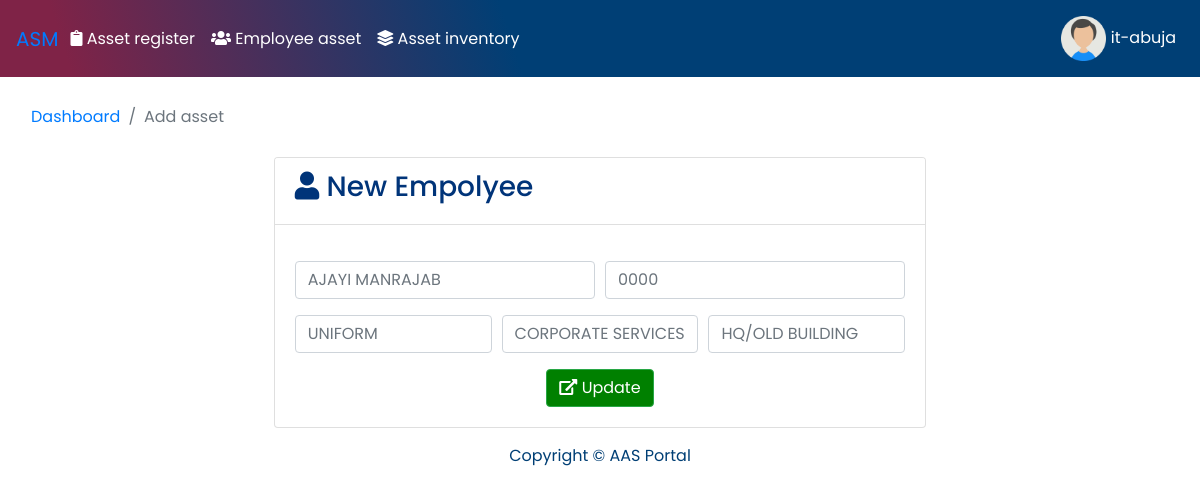
/update.php?edit=0000 (signed in), run on the app's committed database.
### tables this page shows
CREATE TABLE IF NOT EXISTS `employees` (
  `employee_id` varchar(200) NOT NULL,
  `user` varchar(100) NOT NULL,
  `department` varchar(100) NOT NULL,
  `office` varchar(100) NOT NULL,
  `unit` varchar(100) NOT NULL,
  `extension` varchar(100) NOT NULL,
  `has_edit` int(20) NOT NULL,
  `status` int(20) NOT NULL,
  `location_id` int(11) NOT NULL,
  PRIMARY KEY (`employee_id`)
);

### update.php (the view, shortened to what this page needs)
<?php
 include ('includes/db_config.php');
if (isset($_GET['edit'])) {
    $edit=$_GET['edit'];
    $sql="SELECT * FROM employees WHERE employee_id='".$edit."'";
    $stmt=$conn->query($sql);
    $stmt->execute();
    $result=$stmt->Fetch();
    }
?>
<!DOCTYPE html>
<html lang="en">
<head>
  <link href="vendor/fontawesome-free/css/all.min.css" rel="stylesheet" type="text/css">
  <link href="vendor/datatables/dataTables.bootstrap4.css" rel="stylesheet">
  <link href="vendor/datatables/buttons.bootstrap4.css" rel="stylesheet">
  <link href="css/sb-admin.css" rel="stylesheet">
</head>
<body id="page-top">
<?php
include_once "nav.php";
?>
  <div id="wrapper">
    <div id="content-wrapper">
      <div class="container-fluid">
        <ol class="breadcrumb bg-white">
          <li class="breadcrumb-item">
            <a href="index.php">Dashboard</a>
          </li>
          <li class="breadcrumb-item active">Add asset</li>
        </ol>
       <div class="col-lg-7 mx-auto mb-3">
     <div class="card ">
    <div class="card-header"style="background-color:#ffff;">
     <h3 style="color:#003479;"><i class="fas fa-user    "></i> New Empolyee</h3>
    </div>
     <div class="card-body card-block">
     <form  method="post"  class="form-horizontal"  enctype="multipart/form-data">
  <div class="form-row mt-3 ">
    <div class="col">
    <input type="text" id="text-input" name="fname" placeholder="<?php echo $result['user']?>" class="form-control" required>
    </div>
    <div class="col">
    <input type="text" id="text-input" name="ara" placeholder="<?php echo $result['employee_id']?>" class="form-control" required>
    </div>
  </div>
  <div class="form-row mt-3">
    <div class="col">
    <input type="text" id="text-input" name="office" placeholder="<?php echo $result['unit']?>" class="form-control"required>
    </div>
    <div class="col">
    <input type="text" id="text-input" name="department" placeholder="<?php echo $result['department']?>" class="form-control"required>
    </div>
    <div class="col">
    <input type="text" id="text-input" name="region" placeholder="<?php echo $result['extension']?>" class="form-control"required>
    </div>
  </div>
  <div class="text-center mt-3">
  <button type="submit" name="insert" class="btn btn-success" style="background-color:green; color:#ffff">
<i class="fas fa-external-link-alt    "></i> Update
 </button>
  </div>
</form>
</div>
 </div>
      </div>
      <footer class="">
        <div class="container-fluid my-auto">
          <div class="copyright text-center my-auto"  style=" color: #003F75">
            <span>Copyright © AAS Portal</span>
          </div>
        </div>
      </footer>
    </div>
  </div>
</body>
</html>

### data on the page
employees: fname "AJAYI MANRAJAB", ara "0000", office "UNIFORM", department "CORPORATE SERVICES", region "HQ/OLD BUILDING"

### other printed values
$_SESSION['username'] "it-abuja"
